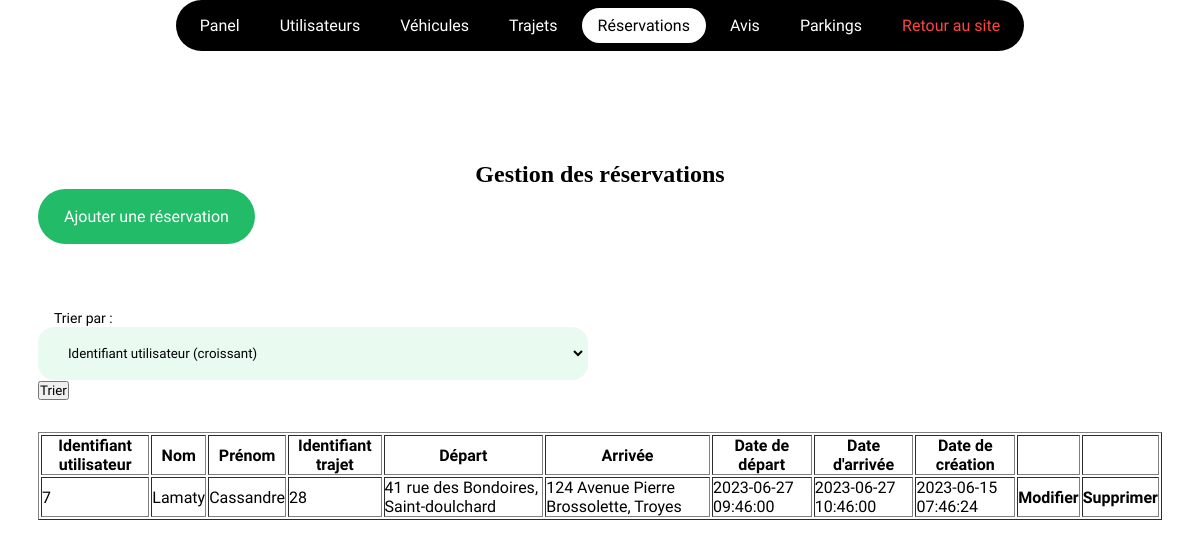
Page /admin/reservations/index.php on the committed database.
### tables this page shows
CREATE TABLE `reservations` (
  `user_id` int(11) NOT NULL,
  `trip_id` int(11) NOT NULL,
  KEY `reservations_ibfk_2` (`trip_id`),
  KEY `reservations_ibfk_1` (`user_id`),
  CONSTRAINT `reservations_ibfk_1` FOREIGN KEY (`user_id`) REFERENCES `users` (`id`) ON DELETE CASCADE,
  CONSTRAINT `reservations_ibfk_2` FOREIGN KEY (`trip_id`) REFERENCES `trips` (`id`) ON DELETE CASCADE
);

CREATE TABLE `users` (
  `id` int(11) NOT NULL AUTO_INCREMENT,
  `last_name` varchar(50) DEFAULT NULL,
  `first_name` varchar(50) DEFAULT NULL,
  `picture` varchar(150) DEFAULT 'default.png',
  `email` varchar(100) DEFAULT NULL,
  `password` varchar(255) DEFAULT NULL,
  `created_at` timestamp NOT NULL DEFAULT current_timestamp(),
  PRIMARY KEY (`id`)
);

CREATE TABLE `trips` (
  `id` int(11) NOT NULL AUTO_INCREMENT,
  `departure_city` varchar(50) DEFAULT NULL,
  `departure_address` varchar(100) DEFAULT NULL,
  `departure_at` timestamp NOT NULL DEFAULT current_timestamp(),
  `destination_city` varchar(50) DEFAULT NULL,
  `destination_address` varchar(100) DEFAULT NULL,
  `distance` smallint(5) NOT NULL DEFAULT 0,
  `arrival_at` timestamp NOT NULL DEFAULT '0000-00-00 00:00:00',
  `seats` tinyint(2) NOT NULL DEFAULT 1,
  `user_id` int(11) NOT NULL,
  `vehicle_id` int(11) NOT NULL,
  `created_at` timestamp NOT NULL DEFAULT current_timestamp(),
  PRIMARY KEY (`id`),
  KEY `trips_ibfk_1` (`user_id`),
  CONSTRAINT `trips_ibfk_1` FOREIGN KEY (`user_id`) REFERENCES `users` (`id`) ON DELETE CASCADE
);

### admin/reservations/index.php (called while the page is built, shortened)
<?php
require '../../layouts/crud.php';

### views/admin/reservations/index.php (the view, shortened to what this page needs)
<?php
    $bd = dbConnect();
    if($_SERVER['REQUEST_METHOD'] === 'POST') {
        if(isset($_POST['sort_by'])) {
            switch($_POST['sort_by']) {
                case 'user_id_asc':
                    $query = $bd->prepare('SELECT reservations.user_id AS user, reservations.trip_id AS trip, reservations.*, users.id AS user_id, users.*, trips.id AS trip_id, trips.* FROM reservations INNER JOIN users ON reservations.user_id = users.id INNER JOIN trips ON reservations.trip_id = trips.id ORDER BY reservations.user_id ASC');
                    break;
                case 'user_id_desc':
                    $query = $bd->prepare('SELECT reservations.user_id AS user, reservations.trip_id AS trip, reservations.*, users.id AS user_id, users.*, trips.id AS trip_id, trips.* FROM reservations INNER JOIN users ON reservations.user_id = users.id INNER JOIN trips ON reservations.trip_id = trips.id ORDER BY reservations.user_id DESC');
                    break;
                case 'trip_id_asc':
                    $query = $bd->prepare('SELECT reservations.user_id AS user, reservations.trip_id AS trip, reservations.*, users.id AS user_id, users.*, trips.id AS trip_id, trips.* FROM reservations INNER JOIN users ON reservations.user_id = users.id INNER JOIN trips ON reservations.trip_id = trips.id ORDER BY reservations.trip_id ASC');
                    break;
                case 'trip_id_desc':
                    $query = $bd->prepare('SELECT reservations.user_id AS user, reservations.trip_id AS trip, reservations.*, users.id AS user_id, users.*, trips.id AS trip_id, trips.* FROM reservations INNER JOIN users ON reservations.user_id = users.id INNER JOIN trips ON reservations.trip_id = trips.id ORDER BY reservations.trip_id DESC');
                    break;
                default:
                    $query = $bd->prepare('SELECT reservations.user_id AS user, reservations.trip_id AS trip, reservations.*, users.id AS user_id, users.*, trips.id AS trip_id, trips.* FROM reservations INNER JOIN users ON reservations.user_id = users.id INNER JOIN trips ON reservations.trip_id = trips.id');
                    break;
            }
        }
    } else {
        $query = $bd->prepare('SELECT reservations.user_id AS user, reservations.trip_id AS trip, reservations.*, users.id AS user_id, users.*, trips.id AS trip_id, trips.* FROM reservations INNER JOIN users ON reservations.user_id = users.id INNER JOIN trips ON reservations.trip_id = trips.id');
    }
    $query->execute();
    $reservations = $query->fetchAll();
?>
<section class="container">
    <h1 class="center">Gestion des réservations</h1>
    <a href="create.php" class="btn green">Ajouter une réservation</a>
    <form action="<?= $_SERVER['PHP_SELF'] ?>" method="POST" style="margin: 64px 0 32px 0;">
        <label for="sort_by">Trier par :</label>
        <div class="form-group">
            <select name="sort_by" id="sort_by">
                <option value="user_id_asc">Identifiant utilisateur (croissant)</option>
            </select>
        </div>
        <button type="submit">Trier</button>
    </form>
    <table border>
        <thead>
            <tr>
                <th>Identifiant utilisateur</th>
                <th>Nom</th>
                <th>Prénom</th>
                <th>Identifiant trajet</th>
                <th>Départ</th>
                <th>Arrivée</th>
                <th>Date de départ</th>
                <th>Date d'arrivée</th>
                <th>Date de création</th>
                <th></th>
                <th></th>
            </tr>
        </thead>
        <tbody>
            <?php foreach ($reservations as $reservation) : ?>
                <tr>
                    <td><?= $reservation['user'] ?></td>
                    <td><?= $reservation['last_name'] ?></td>
                    <td><?= $reservation['first_name'] ?></td>
                    <td><?= $reservation['trip'] ?></td>
                    <td><?= $reservation['departure_address'] . ", " . $reservation['departure_city'] ?></td>
                    <td><?= $reservation['destination_address'] . ", " . $reservation['destination_city'] ?></td>
                    <td><?= $reservation['departure_at'] ?></td>
                    <td><?= $reservation['arrival_at'] ?></td>
                    <td><?= $reservation['created_at'] ?></td>
                    <th><a href="modifications.php?user_id=<?= $reservation['user'] ?>&trip_id=<?= $reservation['trip'] ?>">Modifier</a></th>
                    <th><a href="delete.php?from=<?= basename($_SERVER['PHP_SELF']) ?>&user_id=<?= $reservation['user'] ?>&trip_id=<?= $reservation['trip'] ?>">Supprimer</a></th>
                </tr>
            <?php endforeach; ?>
        </tbody>
    </table>
</section>

### assets/css/style.css (style rules this page uses)
:root { --transitionShort: cubic-bezier(0.175, 0.885, 0.32, 1.275) 0.2s; --transitionLong: cubic-bezier(0.175, 0.885, 0.32, 1.275) 0.5s; --color-primary-50: #e9fbf1; --color-primary-100: #d4f7e4; --color-primary-200: #a9efc8; --color-primary-300: #7ee7ad; --color-primary-400: #52e092; --color-primary-500: #22bb67; --color-primary-600: #1fad5f; --color-primary-700: #188147; --color-primary-800: #10562f; --color-primary-900: #082b18; --color-primary-950: #04160c; }
* { margin: 0; padding: 0; box-sizing: border-box; font-family: "Work Sans", sans-serif; }
body { transition: var(--transitionLong); }
h1, h2, h3, h4, h5, h6 { font-family: "Clash Display", serif; font-weight: 700; line-height: 125%; }
h1 { font-size: 24px; }
a { text-decoration: none; color: black; }
.btn { padding: 16px 24px; background: rgb(255, 255, 255); cursor: pointer; border: none; border-radius: 100px; border: 2px solid transparent; transition: var(--transitionShort); font-weight: 500; color: black !important; display: inline-block; }
.btn.green { background: var(--color-primary-500); color: white !important; }
input, textarea, select { padding: 16px 24px; border: none; outline: none; width: 100%; background: var(--color-primary-50); transition: ease-in 0.1s; border: 2px solid transparent; border-radius: 16px; }
label { margin-left: 16px; font-size: 14px; }
.container { max-width: 1172px; width: 100%; margin: 0 auto; padding: 0 24px; }
section { padding-top: 108px !important; padding-bottom: 108px !important; }
.center { text-align: center; margin: 0 auto; }
.form-group { display: grid; grid-template-columns: 1fr 1fr; gap: 24px; }

### rows in the picture
reservations: user_id "7", user_id.last_name "Lamaty", user_id.first_name "Cassandre", trip "28", trip.departure_address "41 rue des Bondoires", trip.departure_city "Saint-doulchard", trip.destination_address "124 Avenue Pierre Brossolette", trip.destination_city "Troyes", trip.departure_at "2023-06-27 09:46:00", trip.arrival_at "2023-06-27 10:46:00", trip.created_at "2023-06-15 07:46:24"
